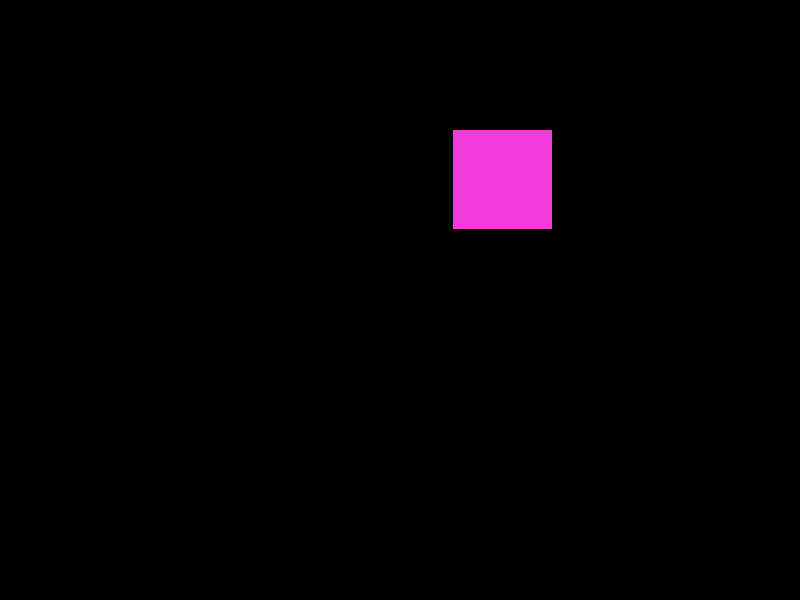
Frame 1 (no input)
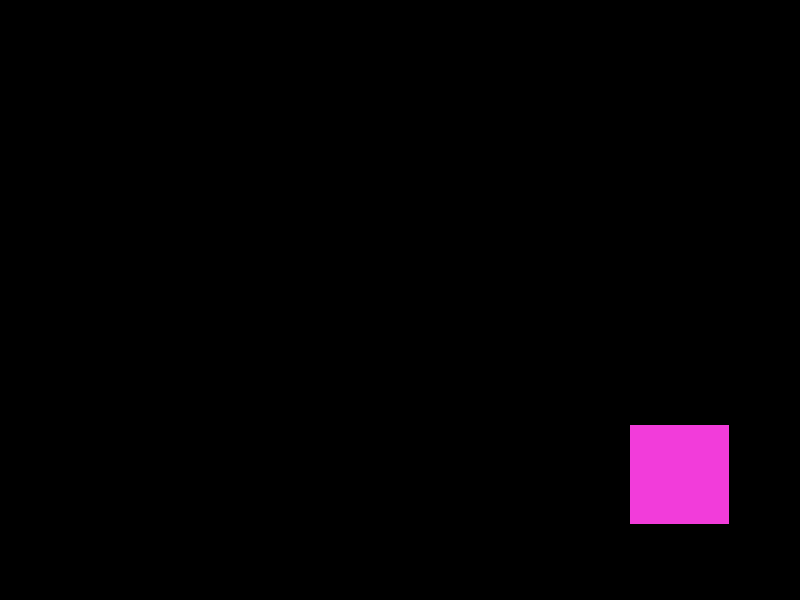
Frame 60 (the mouse pressed at the canvas centre just before this capture)
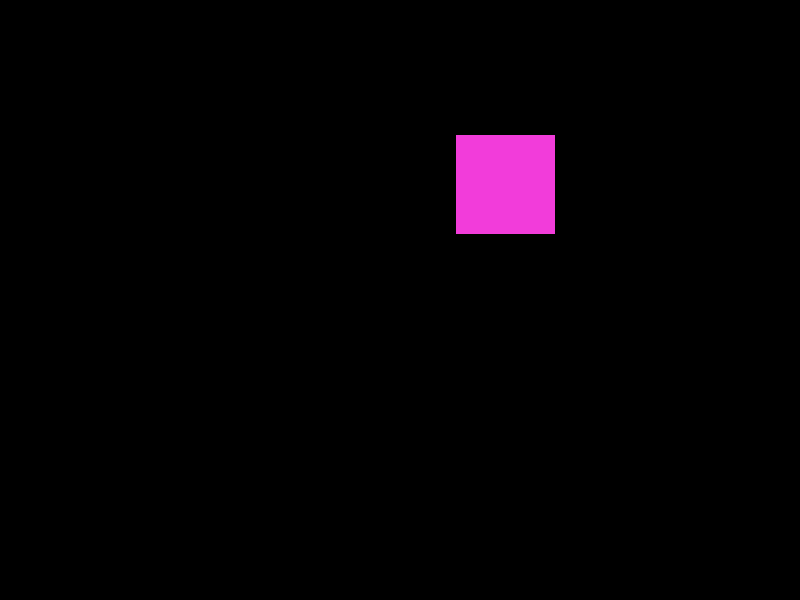
Frame 120 (the mouse held since frame 60 and released just before this capture)

The Processing sketch that drew these frames (run headless with seeded random() and noise(); from frame 60 on, the mouse is pressed at the canvas centre):

// Processing sketch: Conditionals
// ── Conditionals.pde
float x;
float y;
void setup() {
  size(800, 600);
  background(0);
  x = random(width - 100);
  y = random(height - 100);
  fill(random(255), random(255), random(255));
}

void draw() {
  background(0);
  rect(x, y, 100, 100);
  if (!mousePressed) {
    x += 3;
    y += 5;
    if (x > width)
      x = -100;
    if (y > height) {
      fill(random(255), random(255), random(255));
      y = -100;
    }
  } else {
    x -= 3;
    y -= 5;
    if (x < -100)
      x = width;
    if (y < -100) {
      fill(random(255), random(255), random(255));
      y = height;
    }
  }
}
